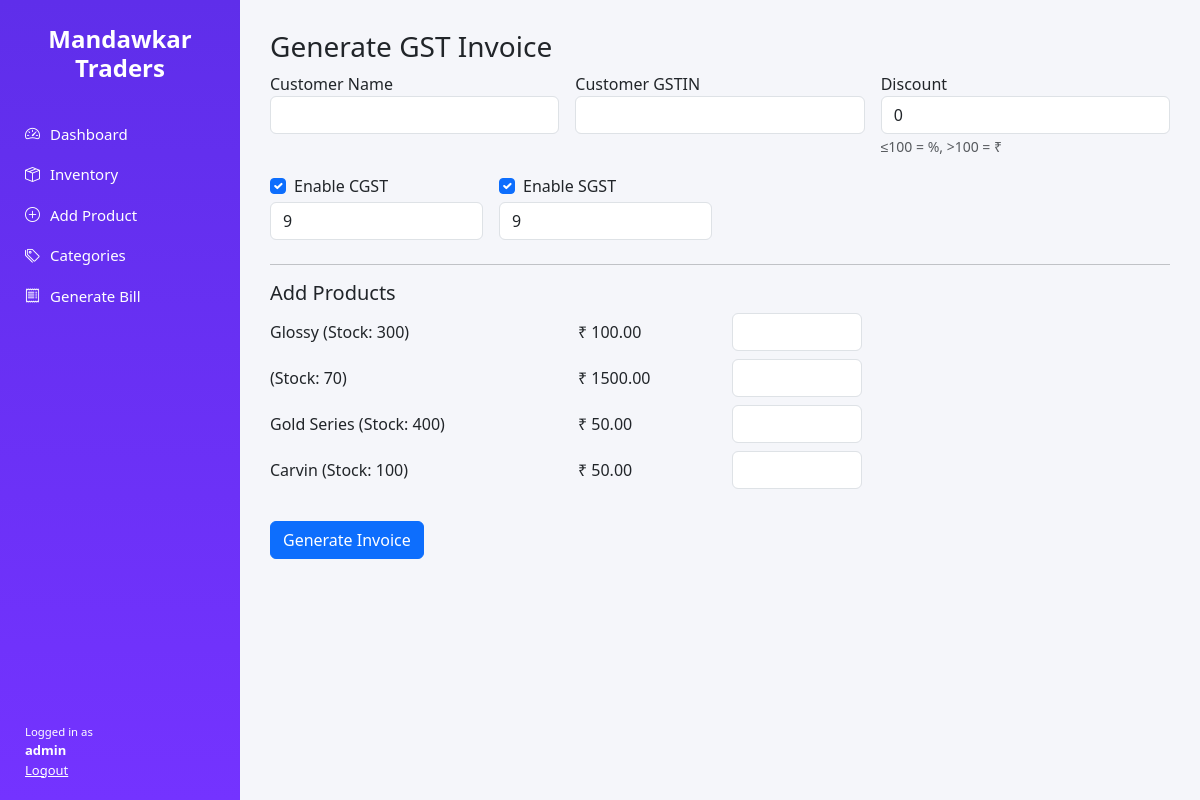
/invoice (signed in), run on the app's committed database.
### tables this page shows
CREATE TABLE products (
            id INTEGER PRIMARY KEY AUTOINCREMENT,
            category TEXT NOT NULL,
            size TEXT,
            type TEXT,
            variant TEXT,
            pattern TEXT,
            quantity INTEGER NOT NULL,
            price REAL NOT NULL,
            last_updated TEXT NOT NULL
        );

### app.py (the view, shortened to what this page needs)
@app.route("/invoice", methods=["GET", "POST"])
@login_required("admin")
def create_invoice():
    conn = get_connection()
    cursor = conn.cursor()
    cursor.execute("SELECT * FROM products")
    products = cursor.fetchall()
    conn.close()
    return render_template("create_invoice.html", products=products)

### app.py (called while the page is built)
def login_required(role=None):
    def decorator(func):
        @wraps(func)
        def wrapper(*args, **kwargs):
            if "user" not in session:
                return redirect(url_for("login"))
            if role and session.get("role") != role:
                return "Access Denied", 403
            return func(*args, **kwargs)
        return wrapper
    return decorator

### utils/db.py (called while the page is built)
def get_connection():
    return sqlite3.connect(DB_NAME)

### templates/create_invoice.html
{% extends "base.html" %}
{% block content %}
<h3>Generate GST Invoice</h3>
<form method="POST">
  <div class="row g-3 mb-3">
    <div class="col-md-4">
      <label>Customer Name</label>
      <input name="customer_name" class="form-control" required>
    </div>
    <div class="col-md-4">
      <label>Customer GSTIN</label>
      <input name="customer_gstin" class="form-control">
    </div>
    <div class="col-md-4">
      <label>Discount</label>
      <input name="discount" type="number" step="0.01" value="0" class="form-control">
      <small class="text-muted">≤100 = %, >100 = ₹</small>
    </div>
  </div>
  <div class="row g-3 mb-4">
    <div class="col-md-3">
      <div class="form-check">
        <input class="form-check-input" type="checkbox" name="enable_cgst" checked>
        <label class="form-check-label">Enable CGST</label>
      </div>
      <input name="cgst_percent" type="number" step="0.01" value="9" class="form-control mt-1">
    </div>
    <div class="col-md-3">
      <div class="form-check">
        <input class="form-check-input" type="checkbox" name="enable_sgst" checked>
        <label class="form-check-label">Enable SGST</label>
      </div>
      <input name="sgst_percent" type="number" step="0.01" value="9" class="form-control mt-1">
    </div>
  </div>
  <hr>
  <h5>Add Products</h5>
  {% for p in products %}
  <div class="row align-items-center mb-2">
    <div class="col-md-4">
      {{ p[3] }} (Stock: {{ p[6] }})
    </div>
    <div class="col-md-2">
      ₹ {{ "%.2f"|format(p[7]) }}
    </div>
    <div class="col-md-2">
      <input type="number"
             name="qty_{{ p[0] }}"
             min="0"
             max="{{ p[6] }}"
             class="form-control">
    </div>
  </div>
  {% endfor %}
  <button class="btn btn-primary mt-4">
    Generate Invoice
  </button>
</form>
{% endblock %}

### static/css/theme.css (style rules this page uses)
body { margin: 0; font-family: 'Segoe UI', sans-serif; background: #f5f6fa; }

### data on the page
products: type "Glossy", quantity "300", price "100.00"
products: quantity "70", price "1500.00"
products: type "Gold Series", quantity "400", price "50.00"
products: type "Carvin", quantity "100", price "50.00"

### other printed values
{{ session.get('user') }} "admin"
